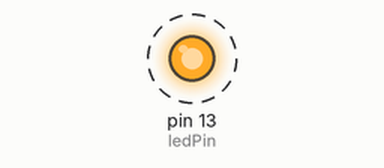
The sketch below on a simulated Arduino Uno, built with avr-gcc and run on an emulated ATmega328P. Shown: output pins drawn as LEDs (lit = HIGH). Dashed ring = blinking.

Above: at 0.12 s.
Timing chart, 0 to 3.0 s (numbered marks = the images above):
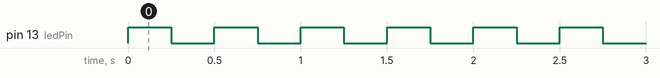

The sketch:

Lab3_ligth2Hz.ino
```cpp
#include <Arduino.h>
#include <Servo.h>

int ledPin = 13;

void setup() {
  // put your setup code here, to run once:
  pinMode(ledPin, OUTPUT);
}

void loop() {
  // put your main code here, to run repeatedly:
  digitalWrite(ledPin, HIGH); // Turn LED on
  delay(250);                 // Wait 250 milliseconds (ON duration)

  digitalWrite(ledPin, LOW);  // Turn LED off
  delay(250);                 // Wait 250 milliseconds (OFF duration)
}
```

Measured:
- by itself, pin 13 (ledPin): alternates HIGH for 0.25 s and LOW for 0.25 s
